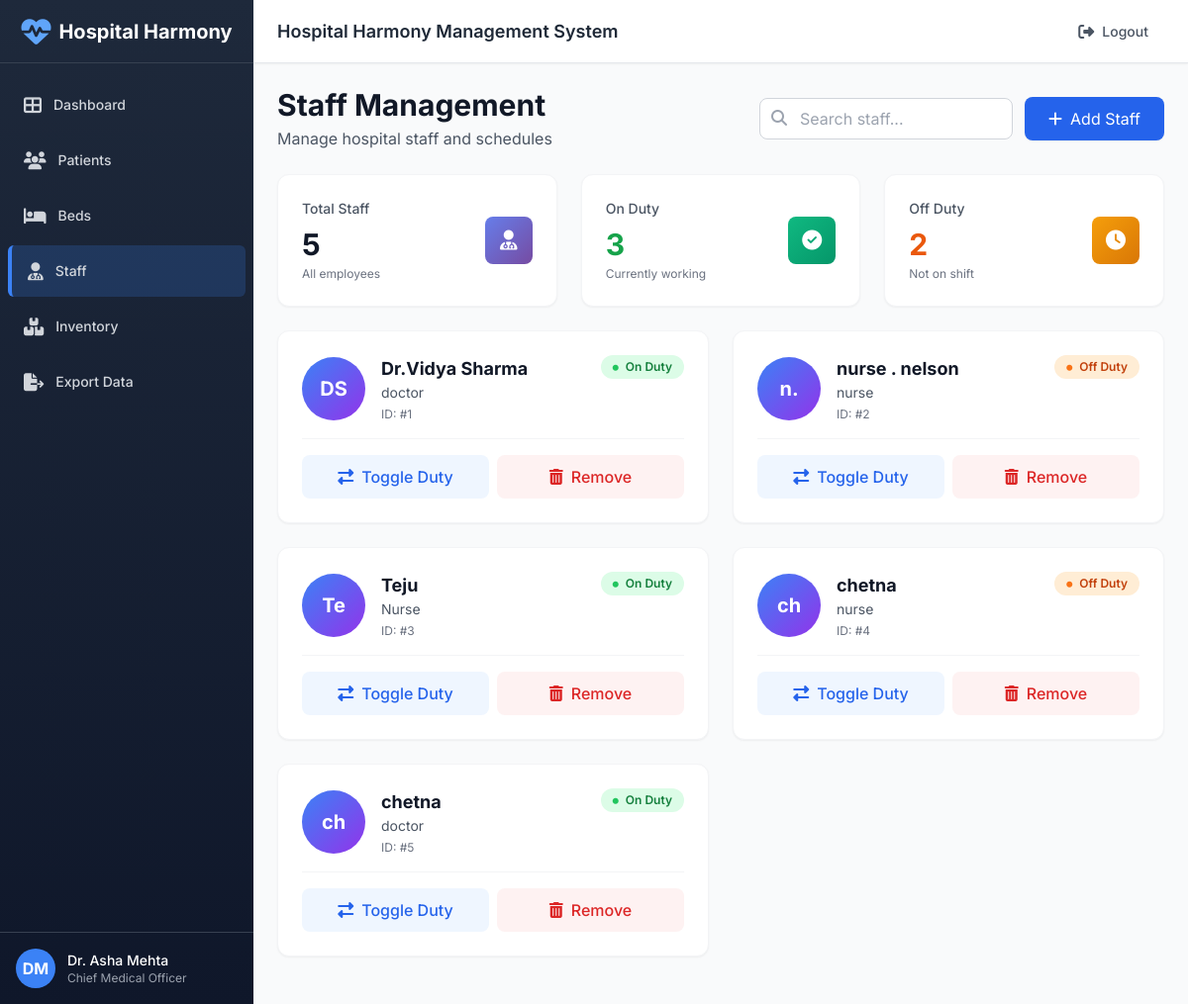
/staff (signed in), run on an earlier commit of the app's database.
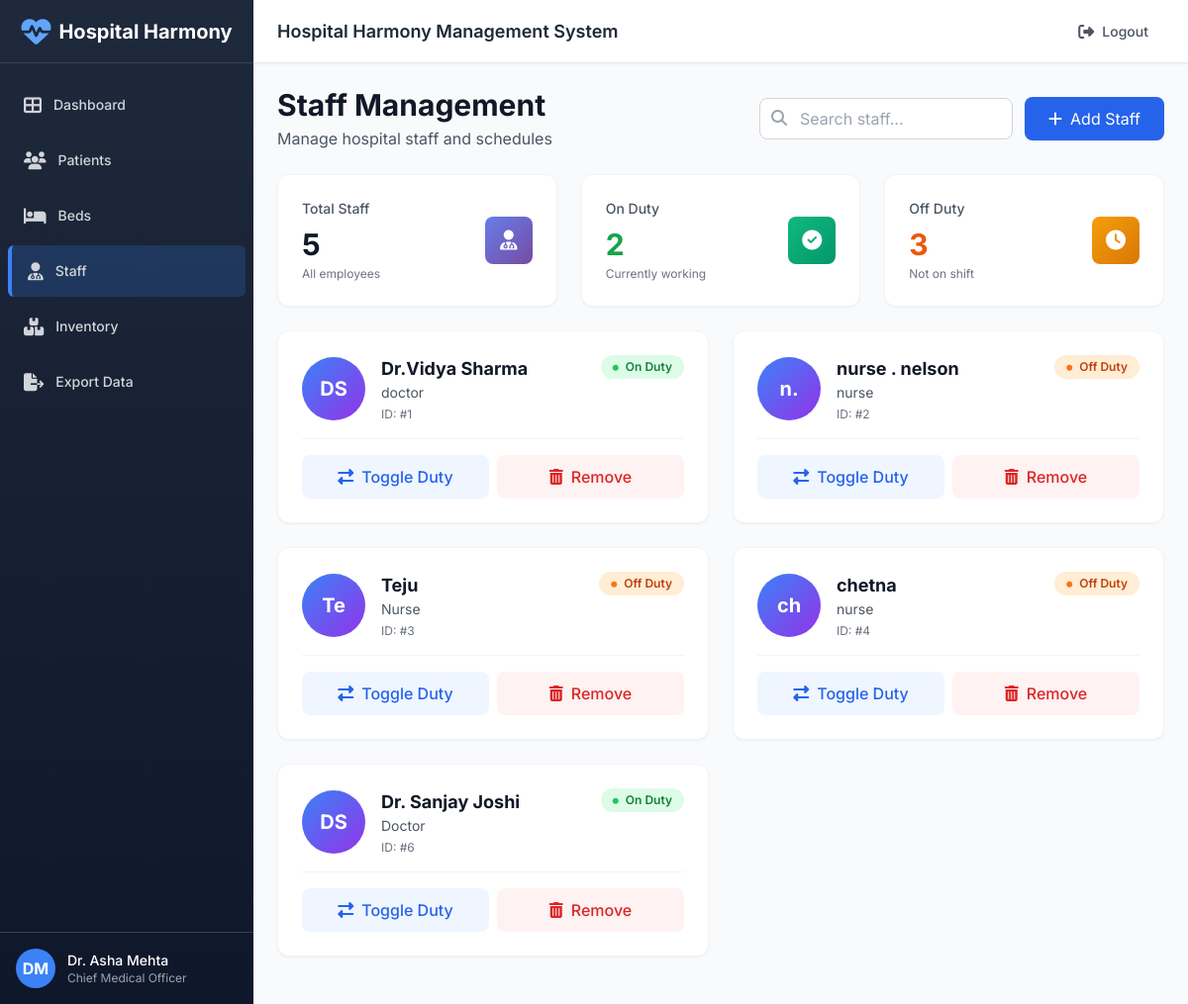
And on a later commit of the database.
### tables this page shows
CREATE TABLE staff (
    id INTEGER PRIMARY KEY AUTOINCREMENT,
    name TEXT NOT NULL,
    role TEXT,
    on_duty INTEGER DEFAULT 0
);

### app.py (the view)
@app.route('/staff')
@login_required
def staff():
    db = get_db(); cur = db.cursor()
    cur.execute('SELECT * FROM staff')
    rows = cur.fetchall()
    return render_template('staff.html', staff=rows)

### app.py (called while the page is built)
def login_required(f):
    @wraps(f)
    def wrapped(*args, **kwargs):
        if 'user' not in session:
            return redirect(url_for('login'))
        return f(*args, **kwargs)
    return wrapped

### database.py (called while the page is built)
def get_db():
    global _conn
    if _conn is None:
        _conn = sqlite3.connect(DB_PATH, check_same_thread=False)
        _conn.row_factory = sqlite3.Row
    return _conn

### templates/staff.html (shortened to what this page needs)
{% extends "layout.html" %}
{% block content %}
<div class="flex items-center justify-between mb-6">
    <div>
        <h1 class="text-3xl font-bold text-gray-900">Staff Management</h1>
        <p class="text-gray-600 mt-1">Manage hospital staff and schedules</p>
    </div>
    <div class="flex items-center gap-3">
        <div class="relative">
            <input type="search" id="staffSearchInput" placeholder="Search staff..." class="w-64 pl-10 pr-4 py-2 border border-gray-300 rounded-lg focus:ring-2 focus:ring-blue-500 focus:border-transparent" onkeyup="searchStaff()">
            <i class="fas fa-search absolute left-3 top-3 text-gray-400"></i>
        </div>
        <button onclick="document.getElementById('addModal').classList.remove('hidden')" class="bg-blue-600 hover:bg-blue-700 text-white px-6 py-2.5 rounded-lg flex items-center transition shadow-sm">
            <i class="fas fa-plus mr-2"></i>
            Add Staff
        </button>
    </div>
</div>
<div class="grid grid-cols-1 gap-6 sm:grid-cols-3 mb-6">
    <div class="card-hover bg-white rounded-xl shadow-sm p-6 border border-gray-100">
        <div class="flex items-center justify-between">
            <div>
                <p class="text-sm font-medium text-gray-600">Total Staff</p>
                <p class="text-3xl font-bold text-gray-900 mt-2">{{ staff|length }}</p>
                <p class="text-xs text-gray-500 mt-1">All employees</p>
            </div>
            <div class="gradient-primary w-12 h-12 rounded-lg flex items-center justify-center">
                <i class="fas fa-user-md text-white text-xl"></i>
            </div>
        </div>
    </div>
    <div class="card-hover bg-white rounded-xl shadow-sm p-6 border border-gray-100">
        <div class="flex items-center justify-between">
            <div>
                <p class="text-sm font-medium text-gray-600">On Duty</p>
                <p class="text-3xl font-bold text-green-600 mt-2">
                    {{ staff|selectattr('on_duty', 'equalto', 1)|list|length }}
                </p>
                <p class="text-xs text-gray-500 mt-1">Currently working</p>
            </div>
            <div class="gradient-success w-12 h-12 rounded-lg flex items-center justify-center">
                <i class="fas fa-check-circle text-white text-xl"></i>
            </div>
        </div>
    </div>
    <div class="card-hover bg-white rounded-xl shadow-sm p-6 border border-gray-100">
        <div class="flex items-center justify-between">
            <div>
                <p class="text-sm font-medium text-gray-600">Off Duty</p>
                <p class="text-3xl font-bold text-orange-600 mt-2">
                    {{ staff|selectattr('on_duty', 'equalto', 0)|list|length }}
                </p>
                <p class="text-xs text-gray-500 mt-1">Not on shift</p>
            </div>
            <div class="gradient-warning w-12 h-12 rounded-lg flex items-center justify-center">
                <i class="fas fa-clock text-white text-xl"></i>
            </div>
        </div>
    </div>
</div>
{% if staff %}
<div class="grid grid-cols-1 lg:grid-cols-2 gap-6 mb-6">
    {% for s in staff %}
    <div class="bg-white rounded-xl shadow-sm border border-gray-100 overflow-hidden hover:shadow-lg transition card-hover">
        <div class="p-6">
            <div class="flex items-start justify-between mb-4">
                <div class="flex items-center gap-4">
                    <div class="w-16 h-16 rounded-full bg-gradient-to-br from-blue-500 to-purple-600 flex items-center justify-center text-white font-bold text-xl">
                        {% set name_parts = s['name'].split() %}
                        {% if name_parts|length >= 2 %}
                            {{ name_parts[0][0] }}{{ name_parts[1][0] }}
                        {% else %}
                            {{ s['name'][0] }}{{ s['name'][1] if s['name']|length > 1 else '' }}
                        {% endif %}
                    </div>
                    <div>
                        <h3 class="text-lg font-bold text-gray-900">{{ s['name'] }}</h3>
                        <p class="text-sm text-gray-600">{{ s['role'] }}</p>
                        <p class="text-xs text-gray-500 mt-1">ID: #{{ s['id'] }}</p>
                    </div>
                </div>
                {% if s['on_duty'] == 1 %}
                    <span class="px-3 py-1 rounded-full text-xs font-semibold bg-green-100 text-green-700">
                        <i class="fas fa-circle text-green-500 mr-1" style="font-size: 6px; vertical-align: middle;"></i>
                        On Duty
                    </span>
                {% else %}
                    <span class="px-3 py-1 rounded-full text-xs font-semibold bg-orange-100 text-orange-700">
                        <i class="fas fa-circle text-orange-500 mr-1" style="font-size: 6px; vertical-align: middle;"></i>
                        Off Duty
                    </span>
                {% endif %}
            </div>
            <div class="pt-4 border-t border-gray-100">
                <div class="flex gap-2">
                    <form action="/staff/toggle/{{ s['id'] }}" method="POST" class="flex-1">
                        <button type="submit" class="w-full bg-blue-50 hover:bg-blue-100 text-blue-600 py-2.5 rounded-lg font-medium transition-colors flex items-center justify-center gap-2">
                            <i class="fas fa-exchange-alt"></i>
                            Toggle Duty
                        </button>
                    </form>
                    <form action="/staff/delete/{{ s['id'] }}" method="POST" class="flex-1" onsubmit="return confirm('Are you sure you want to remove {{ s['name'] }}?')">
                        <button type="submit" class="w-full bg-red-50 hover:bg-red-100 text-red-600 py-2.5 rounded-lg font-medium transition-colors flex items-center justify-center gap-2">
                            <i class="fas fa-trash-alt"></i>
                            Remove
                        </button>
                    </form>
                </div>
            </div>
        </div>
    </div>
    {% endfor %}
</div>
{% endif %}
{% endblock %}

### templates/layout.html (shortened to what this page needs)
<!DOCTYPE html>
<html lang="en">
<head>
    <script src="https://cdn.tailwindcss.com"></script>
    <link rel="stylesheet" href="https://cdnjs.cloudflare.com/ajax/libs/font-awesome/6.4.0/css/all.min.css">
</head>
<body class="bg-gray-50">
    <div class="flex h-screen bg-gray-50">
        {% include 'sidebar.html' %}
        <div class="flex flex-col flex-1 overflow-hidden">
            {% include 'header.html' %}
            <main class="flex-1 overflow-y-auto p-6">
                {% block content %}{% endblock %}
            </main>
        </div>
    </div>
</body>
</html>

### templates/sidebar.html
<div class="sidebar w-64 flex-shrink-0 hidden md:flex flex-col">
    <div class="flex items-center justify-center h-16 px-4 border-b border-gray-700">
        <i class="fas fa-heartbeat text-3xl text-blue-400 mr-2"></i>
        <span class="text-xl font-bold text-white">Hospital Harmony</span>
    </div>
    <nav class="flex-1 px-2 py-4 space-y-1 overflow-y-auto">
        <a href="/" class="sidebar-link flex items-center px-4 py-3 text-sm font-medium text-gray-300 rounded-md hover:text-white {% if request.path == '/' %}active{% endif %}">
            <i class="fas fa-th-large mr-3 text-lg"></i>
            Dashboard
        </a>
        <a href="/patients" class="sidebar-link flex items-center px-4 py-3 text-sm font-medium text-gray-300 rounded-md hover:text-white {% if '/patients' in request.path %}active{% endif %}">
            <i class="fas fa-users mr-3 text-lg"></i>
            Patients
        </a>
        <a href="/beds" class="sidebar-link flex items-center px-4 py-3 text-sm font-medium text-gray-300 rounded-md hover:text-white {% if '/beds' in request.path %}active{% endif %}">
            <i class="fas fa-bed mr-3 text-lg"></i>
            Beds
        </a>
        <a href="/staff" class="sidebar-link flex items-center px-4 py-3 text-sm font-medium text-gray-300 rounded-md hover:text-white {% if '/staff' in request.path %}active{% endif %}">
            <i class="fas fa-user-md mr-3 text-lg"></i>
            Staff
        </a>
        <a href="/inventory" class="sidebar-link flex items-center px-4 py-3 text-sm font-medium text-gray-300 rounded-md hover:text-white {% if '/inventory' in request.path %}active{% endif %}">
            <i class="fas fa-boxes mr-3 text-lg"></i>
            Inventory
        </a>
        <a href="/export/patients" class="sidebar-link flex items-center px-4 py-3 text-sm font-medium text-gray-300 rounded-md hover:text-white">
            <i class="fas fa-file-export mr-3 text-lg"></i>
            Export Data
        </a>
    </nav>
    <div class="p-4 border-t border-gray-700">
        <div class="flex items-center">
            <div class="w-10 h-10 rounded-full bg-blue-500 flex items-center justify-center text-white font-bold">
                DM
            </div>
            <div class="ml-3">
                <p class="text-sm font-medium text-white">Dr. Asha Mehta</p>
                <p class="text-xs text-gray-400">Chief Medical Officer</p>
            </div>
        </div>
    </div>
</div>

### templates/header.html (shortened to what this page needs)
<header class="flex items-center justify-between h-16 px-6 bg-white border-b border-gray-200 shadow-sm">
    <div class="flex items-center flex-1">
        <div class="text-lg font-semibold text-gray-800">
            Hospital Harmony Management System
        </div>
    </div>
    <div class="flex items-center space-x-4">
        <a href="/logout" class="text-gray-600 hover:text-gray-900 flex items-center gap-2 px-4 py-2 rounded-lg hover:bg-gray-100 transition" title="Logout">
            <i class="fas fa-sign-out-alt"></i>
            <span class="text-sm font-medium">Logout</span>
        </a>
    </div>
</header>

### templates/layout.html (style rules this page uses)
* { font-family: 'Inter', sans-serif; }
.sidebar { background: linear-gradient(180deg, #1e293b 0%, #0f172a 100%); }
.sidebar-link { transition: all 0.2s ease; }
.sidebar-link.active { background: rgba(59, 130, 246, 0.2); border-left: 4px solid #3b82f6; }
.card-hover { transition: all 0.3s ease; }
.gradient-primary { background: linear-gradient(135deg, #667eea 0%, #764ba2 100%); }
.gradient-success { background: linear-gradient(135deg, #10b981 0%, #059669 100%); }
.gradient-warning { background: linear-gradient(135deg, #f59e0b 0%, #d97706 100%); }

What changed in the data, as far as the page shows it:
removed staff: name "c", name "h", name "chetna", role "doctor", id "5", on_duty 1 (drawn)
changed staff "Teju": on_duty "On Duty" → "Off Duty"
added staff: name_parts "D", name_parts "S", name "Dr. Sanjay Joshi", role "Doctor", id "6", on_duty 1 (drawn)
Also different on the page:
{{ staff|selectattr('on_duty', 'equalto', 1)|list|length }}: "3" → "2"
{{ staff|selectattr('on_duty', 'equalto', 0)|list|length }}: "2" → "3"
